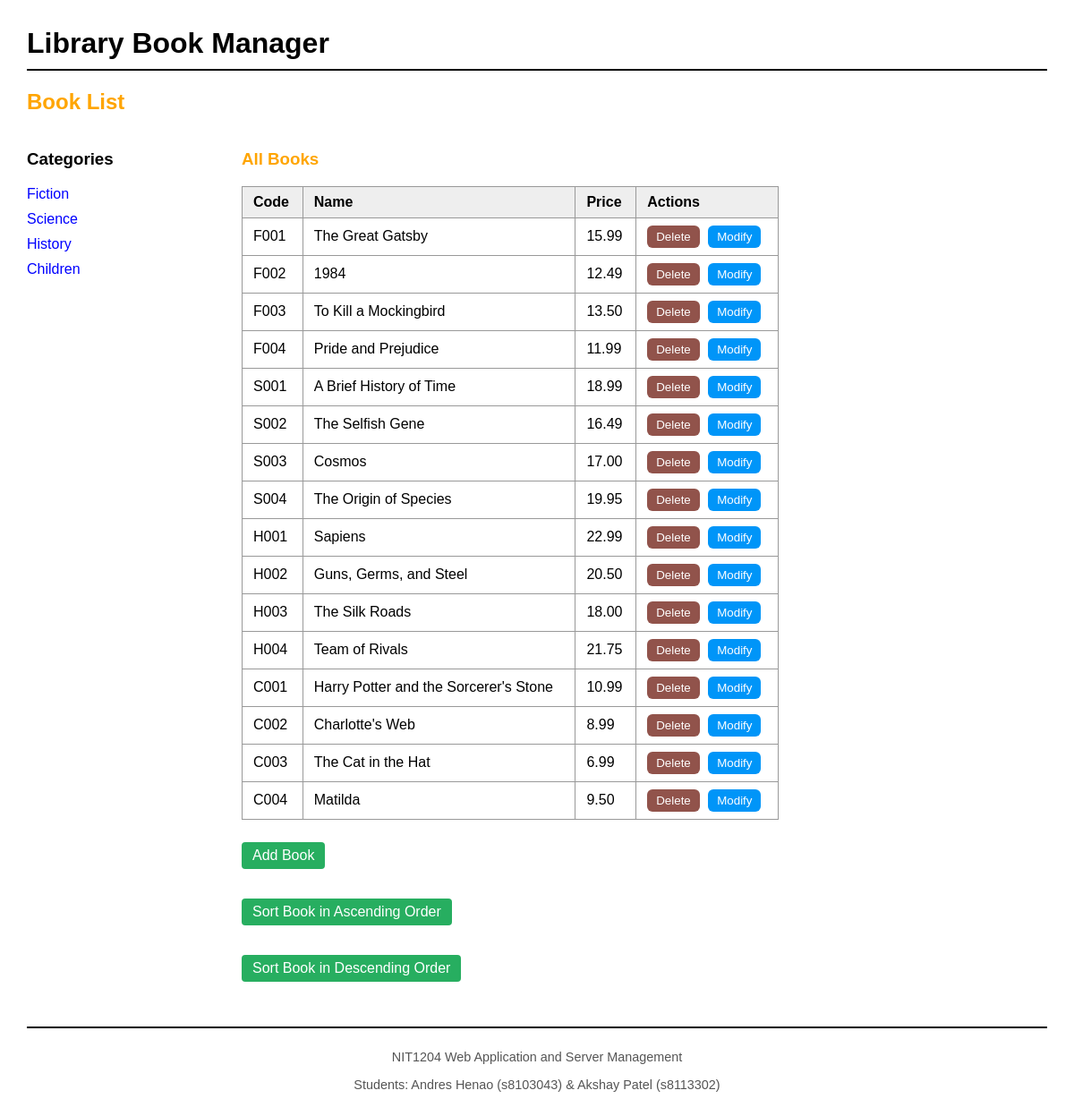
The page / on the database its author committed.
### tables this page shows
CREATE TABLE categories (
    categoryID INT AUTO_INCREMENT PRIMARY KEY,
    categoryName VARCHAR(255) NOT NULL
);

CREATE TABLE products (
    productID INT AUTO_INCREMENT PRIMARY KEY,
    categoryID INT NOT NULL,
    productCode VARCHAR(50),
    productName VARCHAR(255),
    listPrice DECIMAL(10,2),
    FOREIGN KEY (categoryID) REFERENCES categories(categoryID)
);

### model/category_db.php (called while the page is built, shortened)
<?php
require_once('database.php');
function get_categories() {
    global $db;
    $query = 'SELECT * FROM categories ORDER BY categoryID';
    $statement = $db->prepare($query);
    $statement->execute();
    $categories = $statement->fetchAll();
    return $categories;
}
?>

### model/product_db.php (called while the page is built, shortened)
<?php
require_once('database.php');
function get_products_by_category($category_id) {
    global $db;
    $query = 'SELECT * FROM products WHERE categoryID = :category_id ORDER BY productID';
    $statement = $db->prepare($query);
    $statement->bindValue(':category_id', $category_id);
    $statement->execute();
    $products = $statement->fetchAll();
    return $products;
}
?>

### view/product_list.php (the view, shortened to what this page needs)
<?php include('header.php'); ?>
<h2 class="page-title">
    <a href="." class="page-title-link">Book List</a>
</h2>
<div class="main-container">
    <div class="sidebar">
        <h3>Categories</h3>
        <ul class="category-list">
            <?php foreach ($categories as $category) : ?>
                <li class="category-item">
                    <a href=".?category_id=<?php echo $category['categoryID']; ?>">
                        <?php echo htmlspecialchars($category['categoryName']); ?>
                    </a>
                </li>
            <?php endforeach; ?>
        </ul>
    </div>
    <div class="booklist">
        <h3 class="category-title"><?php echo $category_name; ?></h3>
        <table class="book-table">
            <tr>
                <th>Code</th>
                <th>Name</th>
                <th>Price</th>
                <th>Actions</th>
            </tr>
            <?php foreach ($products as $product) : ?>
                <tr>
                    <td><?php echo htmlspecialchars($product['productCode']); ?></td>
                    <td><?php echo htmlspecialchars($product['productName']); ?></td>
                    <td><?php echo htmlspecialchars($product['listPrice']); ?></td>
                    <td>
                        <form action="." method="post" class="inline-form">
                            <input type="submit" class="btn-delete" value="Delete">
                        </form>
                        <form action="." method="post" class="inline-form">
                            <input type="submit" class="btn-modify" value="Modify">
                        </form>
                    </td>
                </tr>
            <?php endforeach; ?>
        </table>
        <div class="action-links">
            <a class="btn-action" href=".?action=show_add_form">Add Book</a><br><br>
            <a class="btn-action" href=".?action=sort_books&order=ASC<?php if (isset($category_id) && $category_id) echo "&category_id=$category_id"; ?>">
                Sort Book in Ascending Order
            </a><br><br>
            <a class="btn-action" href=".?action=sort_books&order=DESC<?php if (isset($category_id) && $category_id) echo "&category_id=$category_id"; ?>">
                Sort Book in Descending Order
            </a>
        </div>
    </div>
</div>
<?php include('footer.php'); ?>

### index.php (shortened to what this page needs)
<?php
require('model/database.php');
require('model/category_db.php');
require('model/product_db.php');
$category_id = filter_input(INPUT_POST, 'category_id', FILTER_VALIDATE_INT);
if ($category_id === null) {
    $category_id = filter_input(INPUT_GET, 'category_id', FILTER_VALIDATE_INT);
    if ($category_id === null || $category_id === false) {
        $category_id = null;
    }
}
$action = filter_input(INPUT_POST, 'action');
if ($action === null) {
    $action = filter_input(INPUT_GET, 'action');
    if ($action === null) {
        $action = 'list_products';
    }
}
switch ($action) {
    case 'list_products':
        $categories = get_categories();
        if ($category_id === null) {
            $category_name = 'All Books';
            $products = [];
            foreach ($categories as $cat) {
                $cat_products = get_products_by_category($cat['categoryID']);
                $products = array_merge($products, $cat_products);
            }
        } else {
            $category_name = get_category_name($category_id);
            $products = get_products_by_category($category_id);
        }
        include('view/product_list.php');
        break;
}
?>

### view/header.php (shortened to what this page needs)
<!DOCTYPE html>
<html>
<head>
    <link rel="stylesheet" href="style.css">
</head>
<body>
    <main>
    <h1>Library Book Manager</h1>

### view/footer.php
<footer class="site-footer">
    <p>NIT1204 Web Application and Server Management</p>
    <p>Students: Andres Henao (s8103043) & Akshay Patel (s8113302)</p>
</footer>

### style.css (style rules this page uses)
body { font-family: Arial, sans-serif; margin: 30px; background-color: #fff; }
a { display: inline-block; margin-right: 15px; color: blue; text-decoration: none; }
h1 { border-bottom: 2px solid #000; padding-bottom: 10px; }
h2, .page-title { color: orange; margin-top: 20px; }
.page-title-link { text-decoration: none; color: orange; }
.category-title { color: orange; }
.main-container { display: flex; gap: 40px; align-items: flex-start; }
.sidebar { width: 200px; }
.booklist { flex: 1; }
.category-list { list-style-type: none; padding: 0; }
.category-list li.category-item { margin-bottom: 10px; }
.book-table { border-collapse: collapse; width: 100%; max-width: 600px; }
.book-table th, .book-table td { border: 1px solid #999; padding: 8px 12px; text-align: left; }
.book-table th { background-color: #eee; }
.inline-form { display: inline; }
.action-links { margin-top: 20px; }
.btn-delete { background-color: #91534b; color: white; border: none; padding: 5px 10px; margin-right: 5px; cursor: pointer; border-radius: 6px; }
.btn-modify { background-color: #0095f8; color: white; border: none; padding: 5px 10px; cursor: pointer; border-radius: 6px; }
.btn-action { display: inline-block; margin-top: 5px; margin-bottom: 10px; padding: 6px 12px; background-color: #27ae60; color: white; text-decoration: none; border-radius: 4px; }
footer, .site-footer { margin-top: 40px; font-size: 0.9em; color: #555; text-align: center; border-top: 1px solid #aaa; padding-top: 10px; }
.site-footer { border-top: 2px solid #000; }

### rows shown on the page
categories: categoryName "Fiction"
categories: categoryName "Science"
categories: categoryName "History"
categories: categoryName "Children"
products: productCode "F001", productName "The Great Gatsby", listPrice "15.99"
products: productCode "F002", productName "1984", listPrice "12.49"
products: productCode "F003", productName "To Kill a Mockingbird", listPrice "13.50"
products: productCode "F004", productName "Pride and Prejudice", listPrice "11.99"
products: productCode "S001", productName "A Brief History of Time", listPrice "18.99"
products: productCode "S002", productName "The Selfish Gene", listPrice "16.49"
products: productCode "S003", productName "Cosmos", listPrice "17.00"
products: productCode "S004", productName "The Origin of Species", listPrice "19.95"
products: productCode "H001", productName "Sapiens", listPrice "22.99"
products: productCode "H002", productName "Guns, Germs, and Steel", listPrice "20.50"
products: productCode "H003", productName "The Silk Roads", listPrice "18.00"
products: productCode "H004", productName "Team of Rivals", listPrice "21.75"
products: productCode "C001", productName "Harry Potter and the Sorcerer's Stone", listPrice "10.99"
products: productCode "C002", productName "Charlotte's Web", listPrice "8.99"
products: productCode "C003", productName "The Cat in the Hat", listPrice "6.99"
products: productCode "C004", productName "Matilda", listPrice "9.50"

### other values the page prints
$category_name "All Books"
